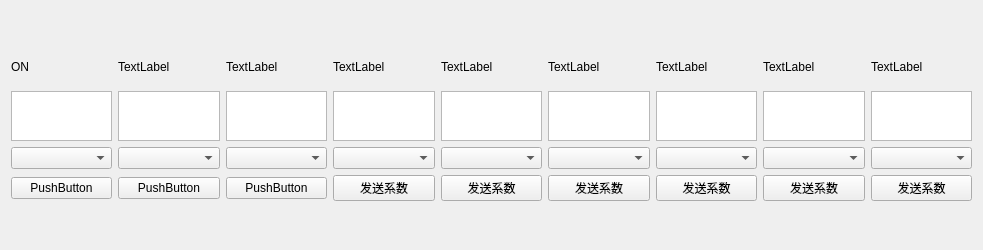
<?xml version="1.0" encoding="UTF-8"?>
<ui version="4.0">
 <class>CommandPanel</class>
 <widget class="QWidget" name="CommandPanel">
  <property name="geometry">
   <rect>
    <x>0</x>
    <y>0</y>
    <width>983</width>
    <height>250</height>
   </rect>
  </property>
  <property name="windowTitle">
   <string>Form</string>
  </property>
  <property name="autoFillBackground">
   <bool>false</bool>
  </property>
  <layout class="QVBoxLayout" name="verticalLayout">
   <item>
    <layout class="QGridLayout" name="gridLayout">
     <item row="1" column="2">
      <widget class="QTextEdit" name="textEdit_9">
       <property name="sizePolicy">
        <sizepolicy hsizetype="Expanding" vsizetype="Minimum">
         <horstretch>0</horstretch>
         <verstretch>0</verstretch>
        </sizepolicy>
       </property>
       <property name="maximumSize">
        <size>
         <width>16777215</width>
         <height>50</height>
        </size>
       </property>
      </widget>
     </item>
     <item row="1" column="8">
      <widget class="QTextEdit" name="textEdit_6">
       <property name="sizePolicy">
        <sizepolicy hsizetype="Expanding" vsizetype="Minimum">
         <horstretch>0</horstretch>
         <verstretch>0</verstretch>
        </sizepolicy>
       </property>
       <property name="maximumSize">
        <size>
         <width>16777215</width>
         <height>50</height>
        </size>
       </property>
      </widget>
     </item>
     <item row="0" column="4">
      <widget class="QLabel" name="label_2">
       <property name="maximumSize">
        <size>
         <width>16777215</width>
         <height>40</height>
        </size>
       </property>
       <property name="text">
        <string>TextLabel</string>
       </property>
      </widget>
     </item>
     <item row="2" column="3">
      <widget class="QComboBox" name="comboBox"/>
     </item>
     <item row="0" column="7">
      <widget class="QLabel" name="label_5">
       <property name="maximumSize">
        <size>
         <width>16777215</width>
         <height>40</height>
        </size>
       </property>
       <property name="text">
        <string>TextLabel</string>
       </property>
      </widget>
     </item>
     <item row="4" column="5">
      <widget class="QPushButton" name="pushButton_3">
       <property name="sizePolicy">
        <sizepolicy hsizetype="Expanding" vsizetype="Minimum">
         <horstretch>0</horstretch>
         <verstretch>0</verstretch>
        </sizepolicy>
       </property>
       <property name="maximumSize">
        <size>
         <width>16777215</width>
         <height>50</height>
        </size>
       </property>
       <property name="text">
        <string>发送系数</string>
       </property>
      </widget>
     </item>
     <item row="1" column="4">
      <widget class="QTextEdit" name="textEdit_2">
       <property name="sizePolicy">
        <sizepolicy hsizetype="Expanding" vsizetype="Minimum">
         <horstretch>0</horstretch>
         <verstretch>0</verstretch>
        </sizepolicy>
       </property>
       <property name="maximumSize">
        <size>
         <width>16777215</width>
         <height>50</height>
        </size>
       </property>
      </widget>
     </item>
     <item row="2" column="4">
      <widget class="QComboBox" name="comboBox_2"/>
     </item>
     <item row="4" column="7">
      <widget class="QPushButton" name="pushButton_5">
       <property name="sizePolicy">
        <sizepolicy hsizetype="Expanding" vsizetype="Minimum">
         <horstretch>0</horstretch>
         <verstretch>0</verstretch>
        </sizepolicy>
       </property>
       <property name="maximumSize">
        <size>
         <width>16777215</width>
         <height>50</height>
        </size>
       </property>
       <property name="text">
        <string>发送系数</string>
       </property>
      </widget>
     </item>
     <item row="2" column="2">
      <widget class="QComboBox" name="comboBox_9"/>
     </item>
     <item row="2" column="7">
      <widget class="QComboBox" name="comboBox_5"/>
     </item>
     <item row="0" column="8">
      <widget class="QLabel" name="label_6">
       <property name="maximumSize">
        <size>
         <width>16777215</width>
         <height>40</height>
        </size>
       </property>
       <property name="text">
        <string>TextLabel</string>
       </property>
      </widget>
     </item>
     <item row="4" column="6">
      <widget class="QPushButton" name="pushButton_4">
       <property name="sizePolicy">
        <sizepolicy hsizetype="Expanding" vsizetype="Minimum">
         <horstretch>0</horstretch>
         <verstretch>0</verstretch>
        </sizepolicy>
       </property>
       <property name="maximumSize">
        <size>
         <width>16777215</width>
         <height>50</height>
        </size>
       </property>
       <property name="text">
        <string>发送系数</string>
       </property>
      </widget>
     </item>
     <item row="2" column="6">
      <widget class="QComboBox" name="comboBox_4"/>
     </item>
     <item row="1" column="6">
      <widget class="QTextEdit" name="textEdit_4">
       <property name="sizePolicy">
        <sizepolicy hsizetype="Expanding" vsizetype="Minimum">
         <horstretch>0</horstretch>
         <verstretch>0</verstretch>
        </sizepolicy>
       </property>
       <property name="maximumSize">
        <size>
         <width>16777215</width>
         <height>50</height>
        </size>
       </property>
      </widget>
     </item>
     <item row="0" column="5">
      <widget class="QLabel" name="label_3">
       <property name="maximumSize">
        <size>
         <width>16777215</width>
         <height>40</height>
        </size>
       </property>
       <property name="text">
        <string>TextLabel</string>
       </property>
      </widget>
     </item>
     <item row="1" column="0">
      <widget class="QTextEdit" name="textEdit_7">
       <property name="sizePolicy">
        <sizepolicy hsizetype="Expanding" vsizetype="Minimum">
         <horstretch>0</horstretch>
         <verstretch>0</verstretch>
        </sizepolicy>
       </property>
       <property name="maximumSize">
        <size>
         <width>16777215</width>
         <height>50</height>
        </size>
       </property>
      </widget>
     </item>
     <item row="4" column="3">
      <widget class="QPushButton" name="pushButton">
       <property name="sizePolicy">
        <sizepolicy hsizetype="Expanding" vsizetype="Minimum">
         <horstretch>0</horstretch>
         <verstretch>0</verstretch>
        </sizepolicy>
       </property>
       <property name="maximumSize">
        <size>
         <width>16777215</width>
         <height>50</height>
        </size>
       </property>
       <property name="text">
        <string>发送系数</string>
       </property>
      </widget>
     </item>
     <item row="4" column="0">
      <widget class="QPushButton" name="pushButton_7">
       <property name="text">
        <string>PushButton</string>
       </property>
      </widget>
     </item>
     <item row="2" column="5">
      <widget class="QComboBox" name="comboBox_3"/>
     </item>
     <item row="2" column="0">
      <widget class="QComboBox" name="comboBox_7"/>
     </item>
     <item row="4" column="1">
      <widget class="QPushButton" name="pushButton_8">
       <property name="text">
        <string>PushButton</string>
       </property>
      </widget>
     </item>
     <item row="1" column="3">
      <widget class="QTextEdit" name="textEdit">
       <property name="sizePolicy">
        <sizepolicy hsizetype="Expanding" vsizetype="Minimum">
         <horstretch>0</horstretch>
         <verstretch>0</verstretch>
        </sizepolicy>
       </property>
       <property name="maximumSize">
        <size>
         <width>16777215</width>
         <height>50</height>
        </size>
       </property>
      </widget>
     </item>
     <item row="4" column="2">
      <widget class="QPushButton" name="pushButton_9">
       <property name="text">
        <string>PushButton</string>
       </property>
      </widget>
     </item>
     <item row="1" column="7">
      <widget class="QTextEdit" name="textEdit_5">
       <property name="sizePolicy">
        <sizepolicy hsizetype="Expanding" vsizetype="Minimum">
         <horstretch>0</horstretch>
         <verstretch>0</verstretch>
        </sizepolicy>
       </property>
       <property name="maximumSize">
        <size>
         <width>16777215</width>
         <height>50</height>
        </size>
       </property>
      </widget>
     </item>
     <item row="0" column="6">
      <widget class="QLabel" name="label_4">
       <property name="maximumSize">
        <size>
         <width>16777215</width>
         <height>40</height>
        </size>
       </property>
       <property name="text">
        <string>TextLabel</string>
       </property>
      </widget>
     </item>
     <item row="2" column="1">
      <widget class="QComboBox" name="comboBox_8"/>
     </item>
     <item row="4" column="8">
      <widget class="QPushButton" name="pushButton_6">
       <property name="sizePolicy">
        <sizepolicy hsizetype="Expanding" vsizetype="Minimum">
         <horstretch>0</horstretch>
         <verstretch>0</verstretch>
        </sizepolicy>
       </property>
       <property name="maximumSize">
        <size>
         <width>16777215</width>
         <height>50</height>
        </size>
       </property>
       <property name="text">
        <string>发送系数</string>
       </property>
      </widget>
     </item>
     <item row="0" column="3">
      <widget class="QLabel" name="label">
       <property name="maximumSize">
        <size>
         <width>16777215</width>
         <height>40</height>
        </size>
       </property>
       <property name="text">
        <string>TextLabel</string>
       </property>
      </widget>
     </item>
     <item row="0" column="0">
      <widget class="QLabel" name="label_9">
       <property name="text">
        <string>ON</string>
       </property>
      </widget>
     </item>
     <item row="2" column="8">
      <widget class="QComboBox" name="comboBox_6">
       <property name="sizePolicy">
        <sizepolicy hsizetype="Expanding" vsizetype="Fixed">
         <horstretch>0</horstretch>
         <verstretch>0</verstretch>
        </sizepolicy>
       </property>
      </widget>
     </item>
     <item row="4" column="4">
      <widget class="QPushButton" name="pushButton_2">
       <property name="sizePolicy">
        <sizepolicy hsizetype="Expanding" vsizetype="Minimum">
         <horstretch>0</horstretch>
         <verstretch>0</verstretch>
        </sizepolicy>
       </property>
       <property name="maximumSize">
        <size>
         <width>16777215</width>
         <height>50</height>
        </size>
       </property>
       <property name="text">
        <string>发送系数</string>
       </property>
      </widget>
     </item>
     <item row="1" column="5">
      <widget class="QTextEdit" name="textEdit_3">
       <property name="sizePolicy">
        <sizepolicy hsizetype="Expanding" vsizetype="Minimum">
         <horstretch>0</horstretch>
         <verstretch>0</verstretch>
        </sizepolicy>
       </property>
       <property name="maximumSize">
        <size>
         <width>16777215</width>
         <height>50</height>
        </size>
       </property>
      </widget>
     </item>
     <item row="0" column="1">
      <widget class="QLabel" name="label_8">
       <property name="text">
        <string>TextLabel</string>
       </property>
      </widget>
     </item>
     <item row="1" column="1">
      <widget class="QTextEdit" name="textEdit_8">
       <property name="sizePolicy">
        <sizepolicy hsizetype="Expanding" vsizetype="Minimum">
         <horstretch>0</horstretch>
         <verstretch>0</verstretch>
        </sizepolicy>
       </property>
       <property name="maximumSize">
        <size>
         <width>16777215</width>
         <height>50</height>
        </size>
       </property>
      </widget>
     </item>
     <item row="0" column="2">
      <widget class="QLabel" name="label_7">
       <property name="text">
        <string>TextLabel</string>
       </property>
      </widget>
     </item>
    </layout>
   </item>
  </layout>
 </widget>
 <resources/>
 <connections/>
</ui>
